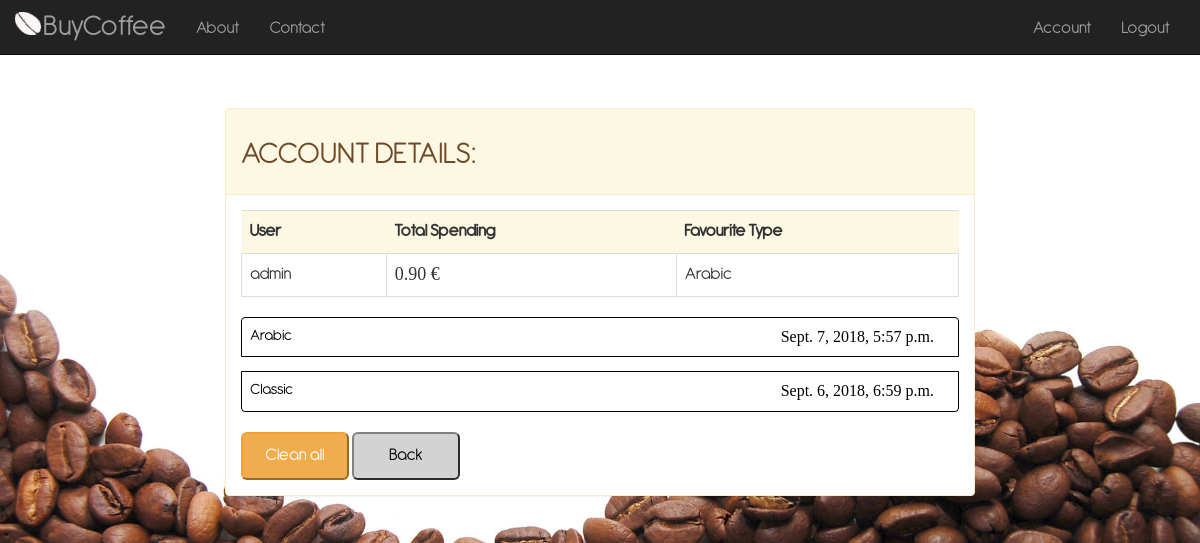
/coffee/account/ (signed in), run on the app's committed database.
### coffee/models.py (models this page shows, shortened)
class History(models.Model):
    user = models.ForeignKey(User, on_delete=models.CASCADE)
    hCoffeeType = models.CharField('Type', choices=COFFEE_CHOICES, max_length=25)
    hCoffeePrice = models.DecimalField('Price', max_digits=4, decimal_places=2, default=0.50)
    purchaseTime = models.DateTimeField('Purchase Time', default=timezone.now)

### coffee/views.py (the view)
# urls.py: path('account/', views.account, name='account'),
@login_required
def account(request):
    user = request.user
    historyList = History.objects.filter(user=user).order_by('-purchaseTime')
    totalSpending = History.objects.filter(user=user).aggregate(total=Sum('hCoffeePrice'))['total']
    favouriteType = historyList.values("hCoffeeType").annotate(coffeeQuantity=Count('hCoffeeType'))[0]
    if totalSpending is not None:
        totalSpending = round(totalSpending, 2)
    else:
        totalSpending = 0
    return render(request, 'coffee/account.html',
                  {'user': user, 'historyList': historyList, 'totalSpending': totalSpending, 'favouriteType': favouriteType['hCoffeeType']})

### coffee/templates/coffee/account.html (shortened to what this page needs)
<!DOCTYPE html>
<html lang="en">
<head>
    {% load static %}
    <link href="{% static '/coffee/css/bootstrap.min.css' %}" rel="stylesheet" type="text/css">
    <link href="{% static '/coffee/css/custom.css' %}" rel="stylesheet">
</head>
<body>
    <nav class="navbar navbar-inverse navbar-fixed-top" role="navigation">
        <div class="container">
            <div class="navbar-header">
                <a class="navbar-brand" href="{% url 'index' %}">
                    BuyCoffee
                </a>
            </div>
            <div class="collapse navbar-collapse" id="bs-example-navbar-collapse-1">
                <ul class="nav navbar-nav">
                    <li>
                        <a href="{% url 'about' %}">About</a>
                    </li>
                    <li>
                        <a href="{% url 'contact' %}">Contact</a>
                    </li>
                </ul>
                {% if user.is_authenticated %}
                    <ul class="nav navbar-nav navbar-right">
                        <li>
                            <a id="signup" href="{% url 'account' %}">Account</a>
                        </li>
                        <li>
                            <a id="signup" href="{% url 'logout' %}">Logout</a>
                        </li>
                    </ul>
                {% endif %}
            </div>
        </div>
    </nav>
    <div class="container-fluid">
        <div class="panel panel-warning">
            <div class="panel-heading">
                <h1>ACCOUNT DETAILS: </h1>
            </div>
            <div id="panel-index-body" class="panel-body">
                <table class="table">
                    <tr class="table-warning">
                        <td class="table-warning"><b>User</b></td>
                        <td class="table-warning"><b>Total Spending</b></td>
                        <td class="table-warning"><b>Favourite Type</b></td>
                    </tr>
                    <tr>
                        <td class="table-bordered">{{ user }}</td>
                        <td id="paymentPriceId" class="table-bordered">{{ totalSpending }} €</td>
                        <td class="table-bordered">{{ favouriteType }}</td>
                    </tr>
                </table>
                {% if historyList %}
                    <ul class="list-group">
                        {% for history in historyList %}
                            <li class="list-group-item history">
                                {{ history.hCoffeeType }}
                                <span class="time history-t">{{ history.purchaseTime }}</span>
                            </li>
                        {% endfor %}
                    </ul>
                {% else %}
                    <ul class="list-group-item-warning">No purchase done.</ul>
                {% endif %}
                <form action="{% url 'cleanHistory' %}" method="post">
                    {% if historyList %}
                        <button type="submit" class="btn-warning btn-lg">Clean all</button>
                    {% endif %}
                    <a class="nounderline" href="{% url 'index' %}">
                        <button type="button" class="btn-secondary btn-lg">
                                Back
                        </button>
                    </a>
                </form>
            </div>
        </div>
    </div>
</body>
</html>

### coffee/static/coffee/css/custom.css (style rules this page uses)
h1 { text-align: left; font-family: Antipasto, Times, Serif; font-size: 32px; color: #6F4827; }
#signup { alignment: right; }
.nounderline { text-decoration-color: white; text-decoration: none !important; text-line-through-color: white; color: #6F4827; }
.list-group-item { color: #6F4827; border-color: #6F4827; text-line-through-color: #6F4827; margin-top: 2%; padding: 1em; font-size: large; }
@media only screen and (min-width: 800px) { .container-fluid { max-width: 65%; margin-left: auto; margin-right: auto; padding-top: 6em; } }
@media only screen and (min-width: 800px) { .navbar-brand { font-size: 170%; padding: 18px 15px 0 28px; background-image: url(../image/chiccobianco.png); background-repeat: no-repeat; background-size: 26px 23px; background-position: 0 12px; margin-left: 25%; } }
@media only screen and (min-width: 800px) { body { text-align: left; background-size: cover; background-repeat: no-repeat; font-family: Antipasto, Times, Serif; font-size: large; background-image: url("../image/background_desktop.jpg"); } }
.table { padding-top: 1em; border-color: transparent; text-line-through-color: transparent; }
.table-warning { background-color: #fcf8e4; border-color: transparent; }
.btn-warning { min-width: 6em; }
.btn-secondary { background-color: lightgray; color: black; border-color: grey; min-width: 6em; }
.table-bordered { background-color: white; }
.panel-body { background-color: transparent; }
#paymentPriceId { font-family: Times; }
.navbar-nav { padding-top: 4px; }
.time { font-family: Times; color: #6F4827; float: right; margin-right: 1em; }
.history { color: black; border-color: black; text-line-through-color: black; margin-top: 2%; padding: 0.5em; font-size: medium; }
.history-t { color: black; }

### data on the page
History: hCoffeeType "Arabic", purchaseTime "Sept. 7, 2018, 5:57 p.m."
History: hCoffeeType "Classic", purchaseTime "Sept. 6, 2018, 6:59 p.m."

### other printed values
{{ user }} "admin"
{{ totalSpending }} "0.90"
